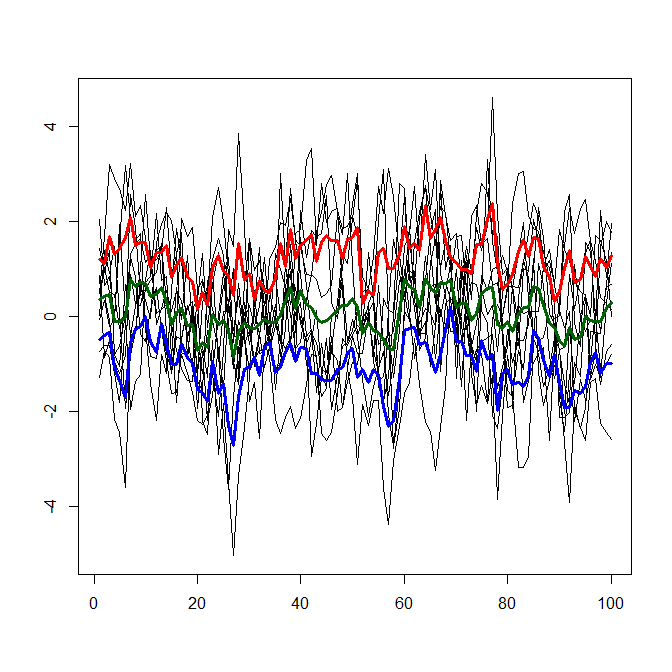

The R source for this figure:

## clear history
rm(list = ls(all = TRUE))
graphics.off()

## install and load packages
libraries = c("expectreg")
lapply(libraries, function(x) if (!(x %in% installed.packages())) {
    install.packages(x)
})
lapply(libraries, library, quietly = TRUE, character.only = TRUE)

## generating data from AR(1)
n = 100
m = 10
y = 0
a = 0.7
set.seed(2017)
for (j in 1:m) {
    innov = rnorm(n, mean = 0, sd = 1)
    x     = rep(0, n)
    x[1]  = innov[1]
    for (i in 2:n) {
        x[i] = a * x[i - 1] + innov[i]
    }
    y = cbind(y, x)
}
y = y[, -1]
plot(y[, 1], ylab = "", xlab = "", type = "l", col = "white", ylim = c(min(y), max(y)))
## plot the curves
for (j in 1:m) {
    lines(y[, j])
}
## compute and plot the expectile curves
e = 0
for (v in 1:n) {
    e = rbind(e, expectile(y[v, ], c(0.1, 0.5, 0.9)))
}
e = e[-1, ]
lines(e[, 1], col = "blue", lwd = 3)
lines(e[, 2], col = "darkgreen", lwd = 3)
lines(e[, 3], col = "red", lwd = 3)
